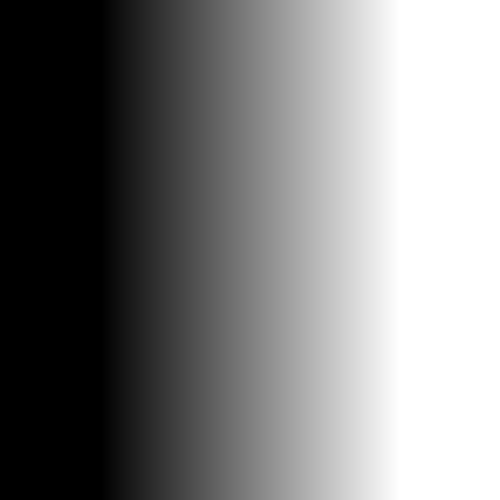
#> input picture gradient_image.png, 500 x 500 px
$ jupyter execute HW5.ipynb
#> lines starting #> are read from the running program, lines starting #| are printed output that depends on the picture; after the words box and inside, x2 and y2 are one past the last pixel; in counts of white or black regions, pixels touching at a corner belong together
[cell 1]
import cv2
import numpy as np
import matplotlib.pyplot as plt


class Practice5:
    def __init__(self, image_path):
        # Read image
#> called with image_path = 'gradient_image.png'
        img = cv2.imread(image_path)
#> img is the input picture: shape (500, 500, 3); min 0, max 255, mean 127.2

        if img is None:
            raise ValueError("Image not found!")

        self.img = cv2.cvtColor(img, cv2.COLOR_BGR2RGB)

        h, w, c = self.img.shape
#> h = 500; w = 500; c = 3
        if h < 500 or w < 500 or c != 3:
            raise ValueError("Image must be RGB and at least 500x500.")

    def gray(self, img):
        return cv2.cvtColor(img, cv2.COLOR_RGB2GRAY)

    def histogram(self, gray_img):
        return cv2.calcHist([gray_img], [0], None, [256], [0, 256])

    def red_image(self):
        red_img = self.img.copy()

        red = red_img[:, :, 0].astype(int) * 2
        red[red > 255] = 255

        red_img[:, :, 0] = red.astype(np.uint8)

        return red_img

    def swap_black_white(self, img):
        new_img = img.copy()

        white = np.all(new_img == [255, 255, 255], axis=2)
        black = np.all(new_img == [0, 0, 0], axis=2)

        new_img[white] = [0, 0, 0]
        new_img[black] = [255, 255, 255]

        return new_img

    def mirror_histogram_image(self, gray_img):
        return 255 - gray_img

    def show_original_histogram(self):
        gray_original = self.gray(self.img)

        plt.figure()
        plt.plot(self.histogram(gray_original), color="black")
        plt.title("Histogram of Original Gray Image")
        plt.xlabel("Intensity")
        plt.ylabel("Pixels")
        plt.show()
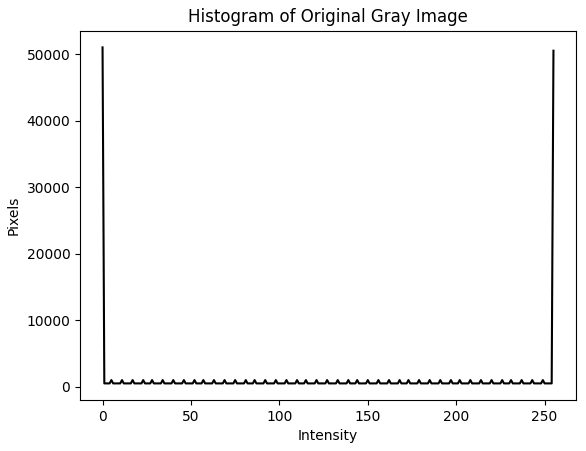
#> figure drawn by matplotlib, 1 panel; curve peaks at x = 0, y = 51000

    def show(self):
        red_img = self.red_image()
#> in red_image, `red[red > 255] = 255`:
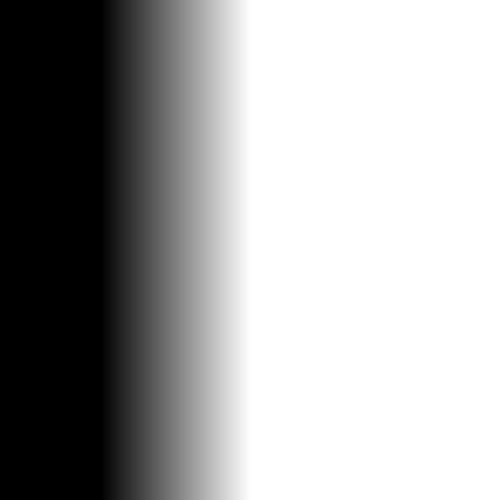
#> red: shape (500, 500) int64; min 0, max 255, mean 165.3
#> in red_image, `red_img[:, :, 0] = red.astype(np.uint8)`:
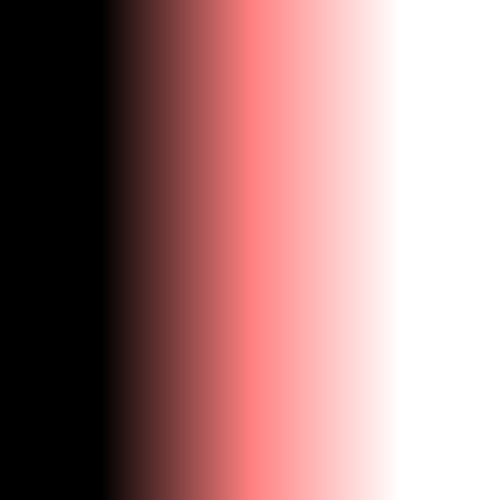
#> red_img: shape (500, 500, 3); mean R, G, B 165.3, 127.2, 127.2
        gray_red = self.gray(red_img)

        swapped_img = self.swap_black_white(red_img)
#> in swap_black_white, `white = np.all(new_img == [255, 255, 255], axis=2)`:
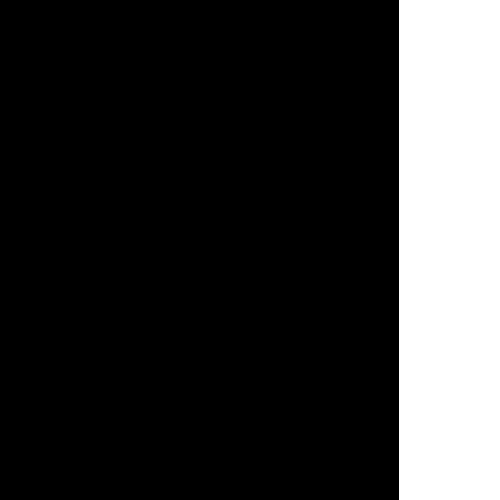
#> white: shape (500, 500) bool; 20.2% white; 1 white region, box (x1, y1, x2, y2) and area: (399, 0, 500, 500) 50500
#> in swap_black_white, `black = np.all(new_img == [0, 0, 0], axis=2)`:
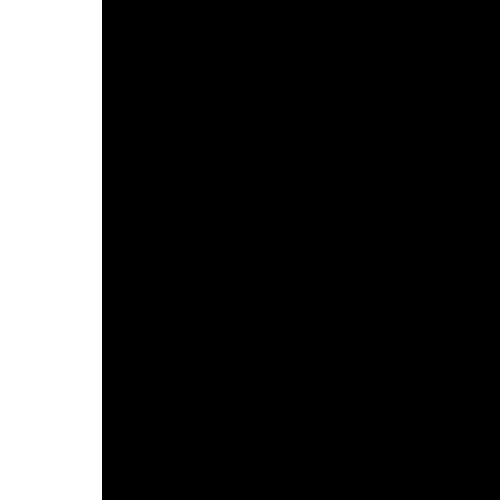
#> black: shape (500, 500) bool; 20.4% white; 1 white region, box (x1, y1, x2, y2) and area: (0, 0, 102, 500) 51000
#> in swap_black_white, `new_img[white] = [0, 0, 0]`:
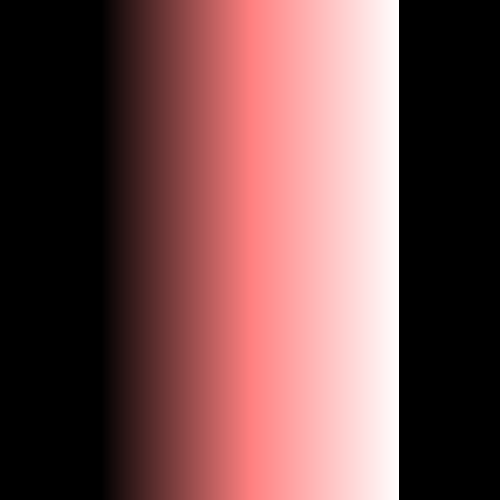
#> new_img: shape (500, 500, 3); mean R, G, B 113.8, 75.7, 75.7
#> in swap_black_white, `new_img[black] = [255, 255, 255]`:
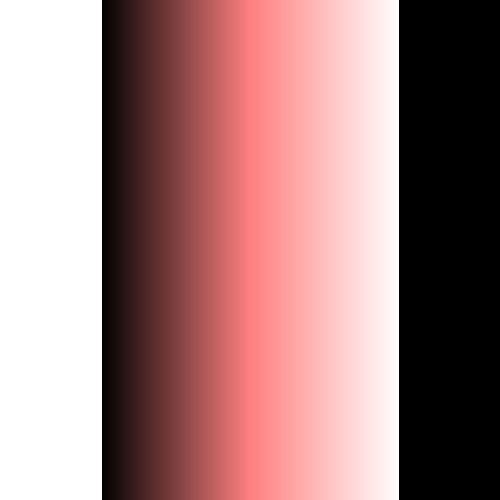
#> new_img: shape (500, 500, 3); mean R, G, B 165.8, 127.7, 127.7
        gray_swapped = self.gray(swapped_img)
#> in gray (call 3), `return cv2.cvtColor(img, cv2.COLOR_RGB2GRAY)`:
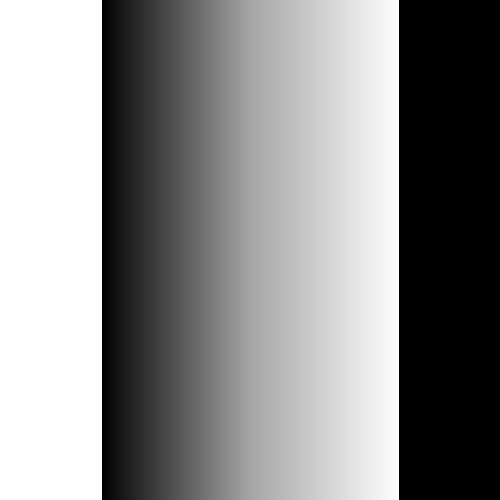
#> returned value: shape (500, 500); min 0, max 255, mean 139.1

        mirror_img = self.mirror_histogram_image(gray_red)
#> in mirror_histogram_image, `return 255 - gray_img`:
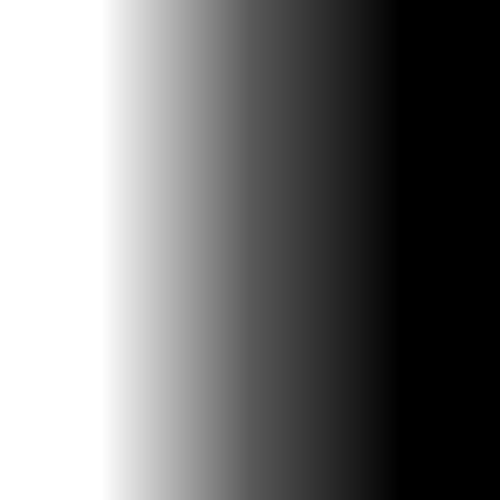
#> returned value: shape (500, 500); min 0, max 255, mean 116.4

        plt.figure(figsize=(10, 14))

        plt.subplot(4, 2, 1)
        plt.imshow(self.img)
        plt.title("Original Image")
        plt.axis("off")

        plt.subplot(4, 2, 2)
        plt.imshow(red_img)
        plt.title("RED-IMG")
        plt.axis("off")

        plt.subplot(4, 2, 3)
        plt.imshow(gray_red, cmap="gray")
        plt.title("Gray RED-IMG")
        plt.axis("off")

        plt.subplot(4, 2, 4)
        plt.plot(self.histogram(gray_red), color="black")
        plt.title("Histogram of Gray RED-IMG")

        plt.subplot(4, 2, 5)
        plt.imshow(swapped_img)
        plt.title("Black/White Swapped")
        plt.axis("off")

        plt.subplot(4, 2, 6)
        plt.plot(self.histogram(gray_swapped), color="black")
        plt.title("Histogram of Swapped Image")

        plt.subplot(4, 2, 7)
        plt.imshow(mirror_img, cmap="gray")
        plt.title("Mirrored Image")
        plt.axis("off")

        plt.subplot(4, 2, 8)
        plt.plot(self.histogram(mirror_img), color="black")
        plt.title("Mirrored Histogram")

        plt.tight_layout()
        plt.show()
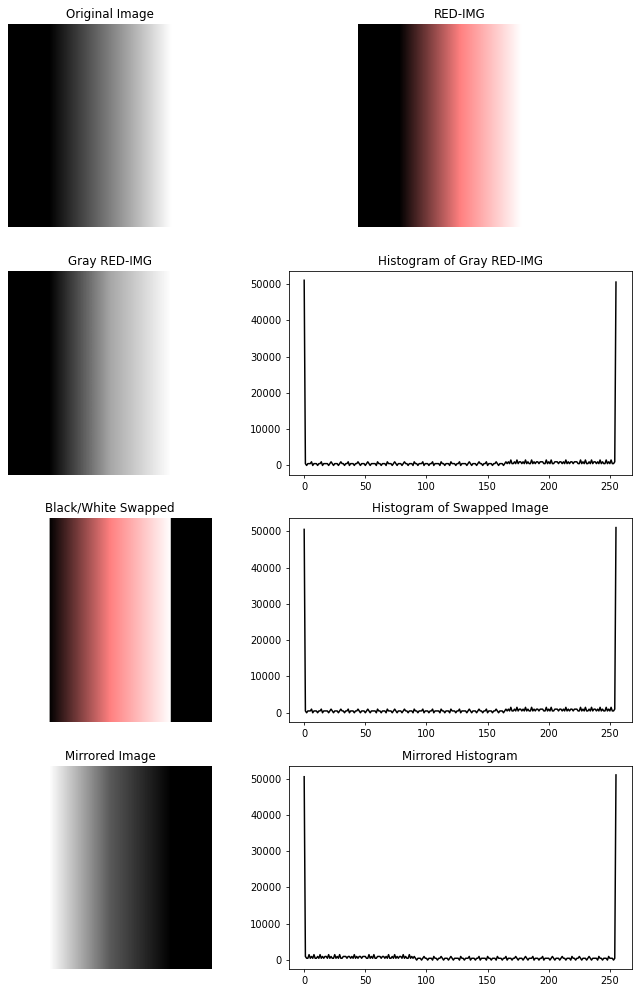
#> figure drawn by matplotlib, 8 panels; panel 4: curve peaks at x = 0, y = 51000; panel 6: curve peaks at x = 255, y = 51000; panel 8: curve peaks at x = 255, y = 51000


image_path = "gradient_image.png"

program = Practice5(image_path)
program.show_original_histogram()
program.show()
